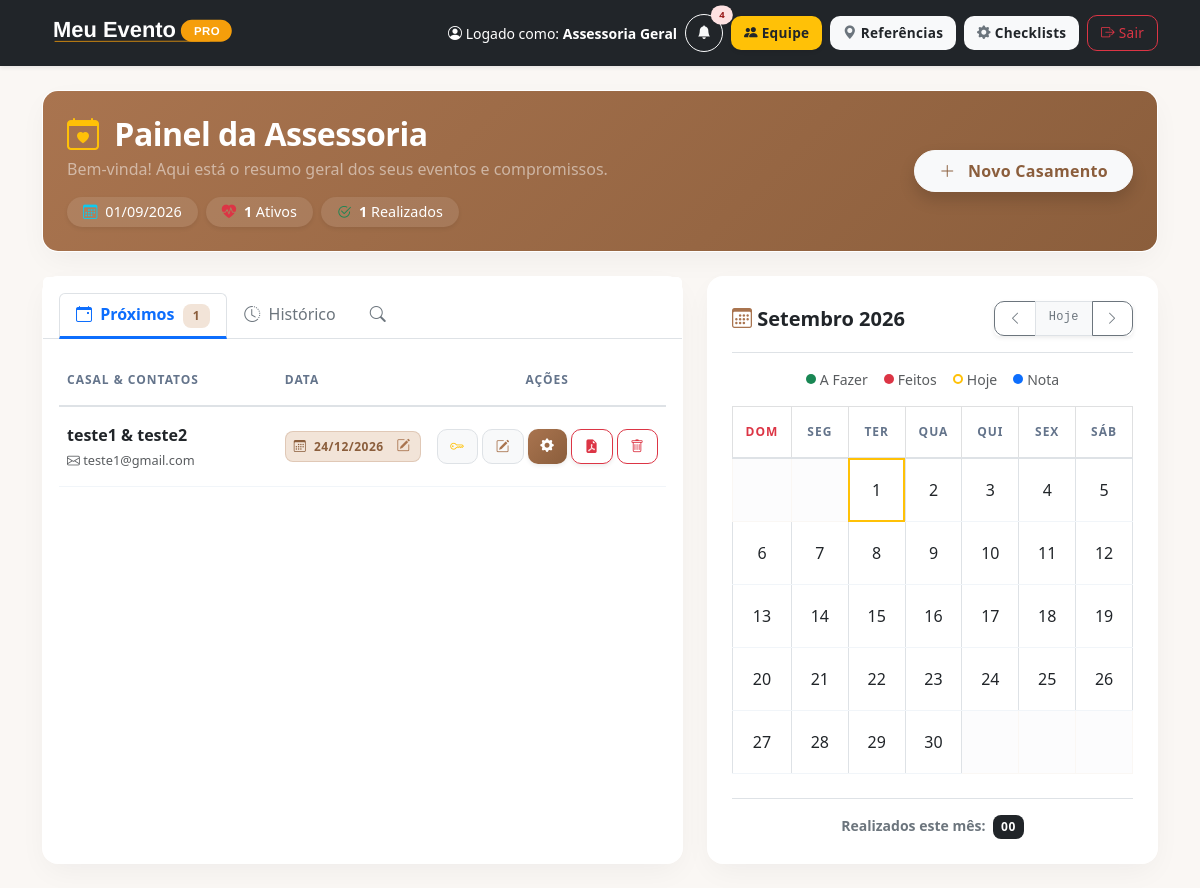
/painel_admin.php (signed in), run on the app's committed database.
### tables this page shows
CREATE TABLE `checklist_comentarios` (
  `id` int(11) NOT NULL,
  `checklist_id` int(11) DEFAULT NULL,
  `autor` enum('Assessoria','Noivos') NOT NULL,
  `comentario` text NOT NULL,
  `data_cadastro` timestamp NOT NULL DEFAULT current_timestamp(),
  `etapa_nome` varchar(100) DEFAULT NULL,
  `data_criacao` datetime DEFAULT current_timestamp(),
  `evento_id` int(11) DEFAULT NULL,
  `criado_em` timestamp NOT NULL DEFAULT current_timestamp()
);

CREATE TABLE `convidados` (
  `id` int(11) NOT NULL,
  `evento_id` int(11) NOT NULL,
  `nome` varchar(150) NOT NULL,
  `categoria` varchar(50) DEFAULT 'Outros',
  `acompanhantes` varchar(255) DEFAULT NULL,
  `filhos` varchar(255) DEFAULT NULL,
  `faixa_etaria` varchar(50) NOT NULL DEFAULT 'Adulto (11+ anos)',
  `telefone` varchar(20) DEFAULT NULL,
  `confirmado` tinyint(1) DEFAULT 0,
  `data_confirmacao` datetime DEFAULT NULL,
  `mesa_id` int(11) DEFAULT NULL,
  `nomes_acompanhantes` varchar(255) DEFAULT NULL,
  `idades_filhos` varchar(255) DEFAULT NULL,
  `resposta_rsvp` varchar(20) DEFAULT NULL,
  `mensagem_rsvp` text DEFAULT NULL,
  `token_convite` varchar(64) DEFAULT NULL,
  `convidado_principal_id` int(11) DEFAULT NULL
);

CREATE TABLE `eventos` (
  `id` int(11) NOT NULL,
  `cliente_id` int(11) NOT NULL,
  `data_evento` date NOT NULL,
  `hora_evento` time DEFAULT NULL,
  `tipo_ceremonia` enum('Igreja','Salão') NOT NULL,
  `local_ceremonia` varchar(255) NOT NULL,
  `tem_recepcao` tinyint(1) DEFAULT 0,
  `local_recepcao` varchar(255) DEFAULT NULL,
  `tipo_assessoria` enum('Básica','Completa') NOT NULL,
  `local_cerimonia` varchar(255) DEFAULT NULL,
  `tem_festa` tinyint(1) DEFAULT 0,
  `local_festa` varchar(255) DEFAULT NULL,
  `foto_casal` varchar(255) DEFAULT NULL,
  `foto_casal_ativa` tinyint(1) NOT NULL DEFAULT 0,
  `cor_convite` varchar(7) DEFAULT NULL,
  `modo_confirmacao` varchar(20) NOT NULL DEFAULT 'geral',
  `mensagem_convite` varchar(500) DEFAULT NULL,
  `cor_btn_sim` varchar(7) DEFAULT NULL,
  `cor_btn_nao` varchar(7) DEFAULT NULL
);

CREATE TABLE `clientes` (
  `id` int(11) NOT NULL,
  `nome` varchar(150) NOT NULL,
  `cpf` varchar(14) DEFAULT NULL,
  `rg` varchar(20) DEFAULT NULL,
  `contato` varchar(20) DEFAULT NULL,
  `email` varchar(100) NOT NULL,
  `telefone` varchar(20) DEFAULT NULL,
  `endereco` text DEFAULT NULL,
  `data_cadastro` timestamp NOT NULL DEFAULT current_timestamp(),
  `senha` varchar(255) DEFAULT '123456',
  `ultimo_login` datetime DEFAULT current_timestamp()
);

### painel_admin.php (the view, shortened to what the rows shown need)
<?php
require_once 'conexao.php';
$data_hoje = date('Y-m-d');
require_once 'notificacoes.inc.php';
try {
    try {
        $pdo->exec("ALTER TABLE calendario_anotacoes DROP INDEX data_nota");
    } catch(Exception $e) {
    }
} catch (Exception $e) {
    error_log("[MIGRAÇÃO calendario_anotacoes] " . $e->getMessage());
}
$lista_casamentos = $pdo->query("
    SELECT e.id AS evento_id, e.data_evento, e.hora_evento,
           c.id AS cliente_id, c.nome AS nome_noivos, c.email AS email_noivos, c.telefone AS telefone_noivos
    FROM eventos e
    INNER JOIN clientes c ON e.cliente_id = c.id
    ORDER BY e.data_evento ASC, e.hora_evento ASC
")->fetchAll();
$casamentos_realizados = [];
$casamentos_futuros = [];
foreach ($lista_casamentos as $cas) {
    if ($cas['data_evento'] < $data_hoje) {
        $casamentos_realizados[] = $cas;
    } else {
        $casamentos_futuros[] = $cas;
    }
}
$notificacoes = buscar_notificacoes($pdo, null, 15);
$ultima_vista = ultima_visualizacao_notificacoes($pdo, $_SESSION['usuario_tipo'], (int)($_SESSION['usuario_id'] ?? 0));
$nao_lidas    = contar_nao_lidas($notificacoes, $ultima_vista);
?>
<!DOCTYPE html>
<html lang="pt-br">
<head>
    <link href="https://cdn.jsdelivr.net/npm/bootstrap@5.3.0/dist/css/bootstrap.min.css" rel="stylesheet">
    <link rel="stylesheet" href="https://cdn.jsdelivr.net/npm/bootstrap-icons@1.11.0/font/bootstrap-icons.css">
    <link rel="stylesheet" href="css/estilo.css?v=13">
</head>
<body class="bg-light">
<nav class="navbar navbar-dark bg-dark shadow-sm">
    <div class="container flex-nowrap">
        <div class="d-flex align-items-center gap-2 barra-icones-admin">
            <div class="dropdown" id="dropdown-notificacoes">
                <button class="btn btn-sm btn-outline-light rounded-circle position-relative btn-icon-nav" type="button" data-bs-toggle="dropdown" aria-expanded="false">
                    <i class="bi bi-bell-fill"></i>
                    <?php if ($nao_lidas > 0): ?>
                        <span class="position-absolute top-0 start-100 translate-middle badge rounded-pill bg-danger" style="font-size:.6rem;">
                            <?= $nao_lidas > 9 ? '9+' : $nao_lidas ?>
                        </span>
                    <?php endif; ?>
                </button>
            </div>
        </div>
    </div>
</nav>
<div class="container my-4">
    <div class="card border-0 shadow-sm rounded-4 mb-4 overflow-hidden">
        <div class="card-body p-0">
            <div class="p-4 d-flex justify-content-between align-items-center flex-wrap gap-3" style="background: linear-gradient(135deg, var(--color-primary) 0%, var(--color-primary-dark) 100%); color: white;">
                <div class="titulo-painel-wrap">
                    <h2 class="fw-bold mb-1" style="letter-spacing: -0.5px;">
                        <i class="bi bi-calendar-heart text-warning me-2"></i> Painel da Assessoria
                    </h2>
                </div>
            </div>
        </div>
    </div>
    <div class="row g-4">
        <div class="col-xl-7 col-lg-12">
            <div class="card border-0 shadow-sm rounded-4 h-100">
                <div class="card-body p-0">
                    <div class="tab-content" id="eventoTabsContent">
                        <div class="tab-pane fade show active p-3" id="futuros" role="tabpanel">
                            <div class="table-responsive d-none d-md-block">
                                <table class="table table-hover align-middle mb-0 small">
                                    <thead class="table-light text-muted">
                                        <tr>
                                            <th>Casal & Contatos</th>
                                            <th width="25%">Data</th>
                                            <th width="20%" class="text-center">Ações</th>
                                        </tr>
                                    </thead>
                                    <tbody>
                                    <?php if (empty($casamentos_futuros)): ?>
                                        <tr><td colspan="3" class="text-center text-muted py-5"><i class="bi bi-inbox fs-3 d-block mb-2"></i>Nenhum casamento futuro agendado.</td></tr>
                                    <?php else: ?>
                                        <?php foreach ($casamentos_futuros as $i => $cas): ?>
                                        <tr class="<?= $i >= 5 ? 'd-none casamento-extra-futuros' : '' ?>">
                                            <td>
                                                <span class="text-dark fw-bold fs-6"><?= htmlspecialchars($cas['nome_noivos']) ?></span><br>
                                                <div class="text-muted mt-1" style="font-size: 0.8rem;">
                                                    <i class="bi bi-envelope"></i> <?= htmlspecialchars($cas['email_noivos']) ?><br>
                                                </div>
                                            </td>
                                            <td>
                                                <div class="badge bg-primary bg-opacity-10 text-primary p-2 border border-primary border-opacity-25 rounded-3 text-start w-100 position-relative">
                                                    <i class="bi bi-calendar3 me-1"></i> <?= date('d/m/Y', strtotime($cas['data_evento'])) ?>
                                                    <button type="button" class="btn btn-sm btn-link text-primary p-0 position-absolute bottom-0 end-0 me-2 mb-1 btn-abrir-modal-data"
                                                            data-evento-id="<?= (int)$cas['evento_id'] ?>" data-data="<?= htmlspecialchars($cas['data_evento']) ?>" data-hora="<?= htmlspecialchars($cas['hora_evento'] ?? '') ?>"
                                                            data-bs-toggle="modal" data-bs-target="#modalEditarData" title="Editar Data">
                                                        <i class="bi bi-pencil-square"></i>
                                                    </button>
                                                </div>
                                            </td>
                                            <td class="text-center">
                                                <div class="d-flex justify-content-center gap-1">
                                                    <button type="button" class="btn btn-sm btn-light border fw-bold text-warning btn-abrir-modal-senha" data-cliente-id="<?= (int)$cas['cliente_id'] ?>" data-bs-toggle="modal" data-bs-target="#modalResetSenha" title="Resetar Senha"><i class="bi bi-key"></i></button>
                                                    <button type="button" class="btn btn-sm btn-light border fw-bold text-primary btn-abrir-modal-cadastro" data-cliente-id="<?= (int)$cas['cliente_id'] ?>" data-nome="<?= htmlspecialchars($cas['nome_noivos'], ENT_QUOTES, 'UTF-8') ?>" data-email="<?= htmlspecialchars($cas['email_noivos'], ENT_QUOTES, 'UTF-8') ?>" data-telefone="<?= htmlspecialchars($cas['telefone_noivos'] ?? '', ENT_QUOTES, 'UTF-8') ?>" data-bs-toggle="modal" data-bs-target="#modalEditarCadastro" title="Editar Cadastro"><i class="bi bi-pencil-square"></i></button>
                                                    <a href="gerenciar.php?id=<?= (int)$cas['evento_id'] ?>" class="btn btn-sm btn-primary shadow-sm" title="Gerenciar"><i class="bi bi-gear-fill"></i></a>
                                                    <a href="relatorio_pdf.php?id=<?= (int)$cas['evento_id'] ?>&secoes=todos" target="_blank" class="btn btn-sm btn-outline-danger shadow-sm" title="Exportar PDF"><i class="bi bi-file-earmark-pdf-fill"></i></a>
                                                    <form method="POST" class="d-inline" onsubmit="return confirm('Tem certeza que deseja excluir o evento de <?= htmlspecialchars($cas['nome_noivos']) ?>? Todos os dados serão perdidos!');">
                                                        <button type="submit" name="excluir_evento" class="btn btn-sm btn-outline-danger" title="Excluir"><i class="bi bi-trash"></i></button>
                                                    </form>
                                                </div>
                                            </td>
                                        </tr>
                                        <?php endforeach; ?>
                                    <?php endif; ?>
                                    </tbody>
                                </table>
                            </div>
                        </div>
                    </div>
                </div>
            </div>
        </div>
        <div class="col-xl-5 col-lg-12">
            <div class="card border-0 shadow-sm rounded-4 p-4 h-100" id="calendario-wrapper" style="transition: opacity 0.3s ease;">
                <div class="table-responsive">
                    <table class="table table-bordered text-center align-middle m-0 table-calendario">
                        <thead class="table-light text-uppercase" style="font-size: 0.70rem; letter-spacing: 0.5px;">
                            <tr>
                                <th class="text-danger">Dom</th>
                                <th>Seg</th><th>Ter</th><th>Qua</th><th>Qui</th><th>Sex</th>
                                <th>Sáb</th>
                            </tr>
                        </thead>
                    </table>
                </div>
            </div>
        </div>
    </div>
</div>
</body>
</html>

### data on the page
checklist_comentarios: criado_em.data_confirmacao "4"
eventos: cliente.nome "teste1 & teste2", cliente.email "teste1@gmail.com", data_evento "24/12/2026"

### other printed values
count($casamentos_futuros) "1"
count($casamentos_realizados) "1"
$meses_pt[$mes_atual_str] "Setembro"
$ano_atual "2026"
str_pad($casamentos_feitos_no_mes, 2, "0", STR_PAD_LEFT) "00"
